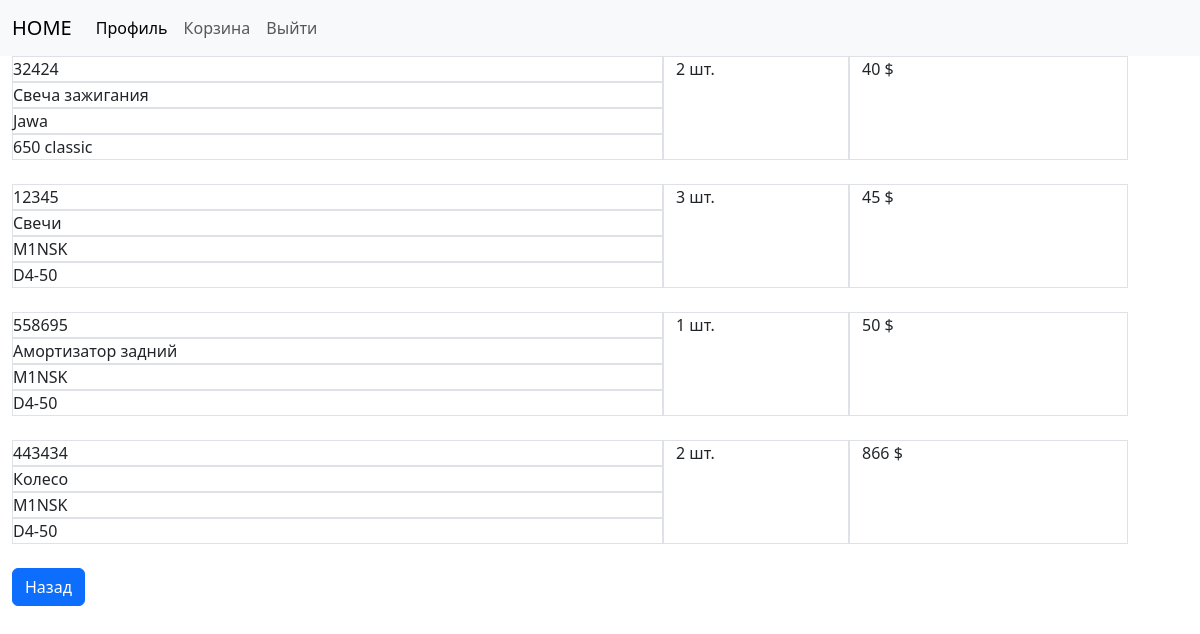
The app's page /profile/order/5 (signed in) with its own data.
### app/models.py (models this page shows, shortened)
class Basket(Base):
    __tablename__ = 'basket'
    id = Column(Integer, primary_key=True)
    amount = Column(Integer)
    part_id = Column(Integer, ForeignKey('part.id'))
    part = relationship('Part', back_populates='parent')
    order_id = Column(Integer, ForeignKey('order.id'))
    order = relationship('Order', back_populates='parent')

class Part(Base):
    __tablename__ = 'part'
    id = Column(Integer, primary_key=True)
    part_number = Column(String)
    description = Column(String)  # полное название детали
    price = Column(Integer)
    amount = Column(Integer)
    model_id = Column(Integer, ForeignKey('model.id'),  nullable=False)
    model = relationship('Model', back_populates="parent")
    element_id = Column(Integer, ForeignKey('element.id'), nullable=False)
    element = relationship('Element', back_populates="parent")
    parent = relationship('Basket', back_populates='part')   # переделать

class Brand(Base):
    __tablename__ = 'brand'
    id = Column(Integer, primary_key=True)
    brand_name = Column(String(30))
    parent = relationship('Model', back_populates='brand')

class Model(Base):
    __tablename__ = 'model'
    id = Column(Integer, primary_key=True)
    model_name = Column(String)
    brand_id = Column(Integer, ForeignKey('brand.id'), nullable=False)
    brand = relationship('Brand', back_populates="parent")
    type_id = Column(Integer, ForeignKey('type.id'), nullable=False)
    type = relationship('Type', back_populates="parent")
    parent = relationship('Part', back_populates='model')
    image_id = Column(Integer, ForeignKey('element_image.id'))

### app/main/routes.py (the view)
@bp.get('/profile/order/<order_id>')
@login_required
def order(order_id):
    parts = session.query(Basket).filter_by(order_id=order_id).all()
    return render_template('main/order.html', parts=parts)

### app/models.py (called while the page is built)
@login.user_loader
def load_user(id):
    user = session.query(User).get(int(id))
    return user

### app/templates/main/order.html
{% extends "base.html" %}
{% block content %}
<div class="container  float-start">
    {% for b in parts %}
    <div class="container">
        <div class="row">
            <div class="col-7">
                <div class="row">
                    <div class="col">
                        <div class="row border">
                            {{ b.part.part_number }}
                        </div>
                        <div class="row border">
                            {{ b.part.description }}
                        </div>
                        <div class="row border">
                            {{ b.part.model.brand.brand_name }}
                        </div>
                        <div class="row border">
                            {{ b.part.model.model_name }}
                        </div>
                    </div>
                </div>
            </div>
            <div class="col-2 border">
                {{ b.amount }} шт.
            </div>
            <div class="col-3 border">
                {{ b.part.price * b.amount }} $
            </div>
        </div>
    </div>
    <br>
{% endfor %}
<a href="{{ url_for('main.profile', username=current_user.name, id=current_user.id) }}"><button type="" class="btn btn-primary">Назад</button></a>
{% endblock %}

### records on screen
Basket: part.part_number "32424", part.description "Свеча зажигания", part.model.brand.brand_name "Jawa", part.model.model_name "650 classic", amount "2", b.part.price*b.amount "40"
Basket: part.part_number "12345", part.description "Свечи", part.model.brand.brand_name "M1NSK", part.model.model_name "D4-50", amount "3", b.part.price*b.amount "45"
Basket: part.part_number "558695", part.description "Амортизатор задний", part.model.brand.brand_name "M1NSK", part.model.model_name "D4-50", amount "1", b.part.price*b.amount "50"
Basket: part.part_number "443434", part.description "Колесо", part.model.brand.brand_name "M1NSK", part.model.model_name "D4-50", amount "2", b.part.price*b.amount "866"
